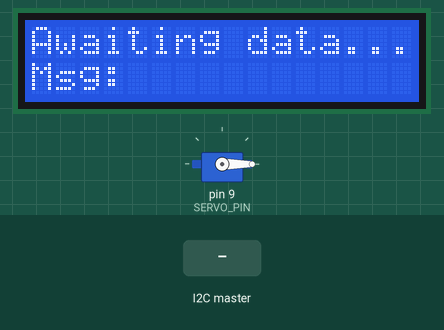
A sketch run on a simulated Arduino Uno, built with avr-gcc and run on an emulated ATmega328P. Shown: servo, 16×2 character LCD. The inputs (shaded band) are chosen by the test bench. What the sketch prints to the serial monitor is not drawn.

Above: at 1.2 s.
1.3 s: the I2C master sends the byte 1
3.6 s: the I2C master sends the byte 2
5.6 s: the I2C master sends the byte 90
At 7.3 s:
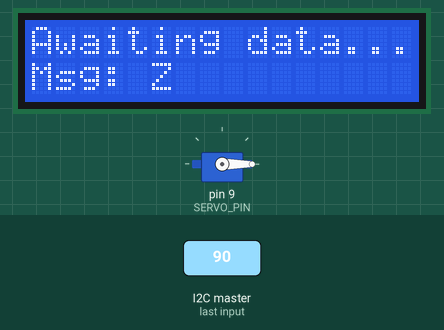
7.6 s: the I2C master sends the byte 200
At 8.5 s:
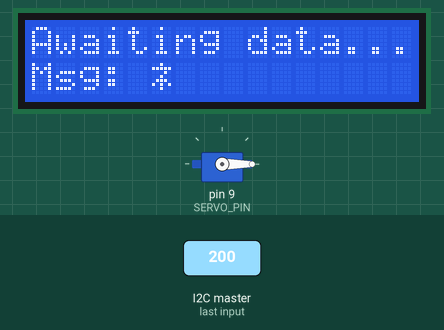
Timing chart, 0 to 10.6 s (numbered marks = the images above; inputs shaded):
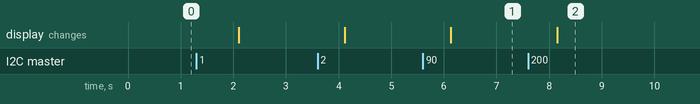

Measured:
- after the input at 5.6 s, the display: changes after 0.53 s (image 1)
- after the input at 7.6 s, the display: changes after 0.55 s (image 2)

The sketch:

Slave.ino
```cpp
#include <Wire.h>
#include <Adafruit_LiquidCrystal.h>
#include <Servo.h>

#define SERVO_PIN 9                 // Servo control pin
Adafruit_LiquidCrystal lcd(0);      // Initialize LCD (I2C address 0x20)
Servo waterServo;                   // Create a Servo object

String receivedMessage = "";        // Variable to store received message

void setup() {
  waterServo.attach(SERVO_PIN);     // Attach the servo to the control pin
  waterServo.write(0);              // Start servo at 0° (water off)

  Wire.begin(0x08);                 // Initialize I2C with the slave address
  Wire.onReceive(receiveEvent);     // Register the receive event
  lcd.begin(16, 2);                 // Initialize a 16x2 LCD
  lcd.print("Awaiting data...");    // Display initial message
  Serial.begin(9600);               // Start Serial Monitor for debugging
}

void loop() {
  if (receivedMessage == "Soil Dry") {
    waterServo.write(90);           // Rotate servo to 90° (simulate watering)
    lcd.setCursor(0, 0);
    lcd.print("Status: WATERING "); // Display status
  } else if (receivedMessage == "Soil Moist") {
    waterServo.write(0);            // Rotate servo to 0° (stop watering)
    lcd.setCursor(0, 0);
    lcd.print("Status: STOPPED  "); // Display status
  }

  // Display the received message on the second line
  lcd.setCursor(0, 1);
  lcd.print("Msg: ");
  lcd.print(receivedMessage);
  lcd.print("  ");  // Clear leftover characters

  delay(1000);  // Delay to avoid rapid toggling
}

void receiveEvent(int bytes) {
  char buffer[32];                  // Buffer to store incoming data
  Wire.readBytes(buffer, bytes);    // Read the incoming data
  receivedMessage = String(buffer); // Convert buffer to a String
  receivedMessage.trim();           // Remove any trailing whitespace
  Serial.println("Message received: " + receivedMessage); // Debugging
}
```
